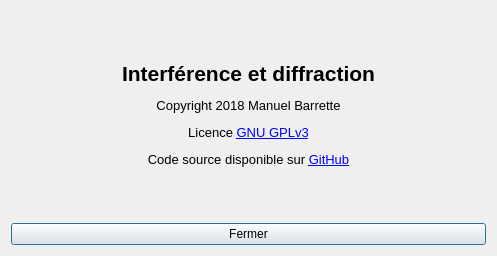
<?xml version="1.0" encoding="UTF-8"?>
<ui version="4.0">
 <class>Dialog</class>
 <widget class="QDialog" name="Dialog">
  <property name="windowModality">
   <enum>Qt::ApplicationModal</enum>
  </property>
  <property name="geometry">
   <rect>
    <x>0</x>
    <y>0</y>
    <width>497</width>
    <height>256</height>
   </rect>
  </property>
  <property name="sizePolicy">
   <sizepolicy hsizetype="Fixed" vsizetype="Fixed">
    <horstretch>0</horstretch>
    <verstretch>0</verstretch>
   </sizepolicy>
  </property>
  <property name="windowTitle">
   <string>À propos</string>
  </property>
  <layout class="QVBoxLayout" name="verticalLayout">
   <item>
    <widget class="QLabel" name="label">
     <property name="text">
      <string>&lt;!DOCTYPE HTML PUBLIC &quot;-//W3C//DTD HTML 4.0//EN&quot; &quot;http://www.w3.org/TR/REC-html40/strict.dtd&quot;&gt;
&lt;html&gt;&lt;head&gt;&lt;meta name=&quot;qrichtext&quot; content=&quot;1&quot; /&gt;&lt;style type=&quot;text/css&quot;&gt;
p, li { white-space: pre-wrap; }
&lt;/style&gt;&lt;/head&gt;&lt;body style=&quot; font-family:'Cantarell'; font-size:10pt; font-weight:400; font-style:normal;&quot;&gt;
&lt;p align=&quot;center&quot; style=&quot; margin-top:12px; margin-bottom:12px; margin-left:0px; margin-right:0px; -qt-block-indent:0; text-indent:0px;&quot;&gt;&lt;span style=&quot; font-size:16pt; font-weight:600;&quot;&gt;Interférence et diffraction&lt;/span&gt;&lt;/p&gt;
&lt;p align=&quot;center&quot; style=&quot; margin-top:12px; margin-bottom:12px; margin-left:0px; margin-right:0px; -qt-block-indent:0; text-indent:0px;&quot;&gt;Copyright 2018 Manuel Barrette&lt;/p&gt;
&lt;p align=&quot;center&quot; style=&quot; margin-top:12px; margin-bottom:12px; margin-left:0px; margin-right:0px; -qt-block-indent:0; text-indent:0px;&quot;&gt;Licence &lt;a href=&quot;https://www.gnu.org/licenses/gpl-3.0.en.html&quot;&gt;&lt;span style=&quot; text-decoration: underline; color:#0000ff;&quot;&gt;GNU GPLv3&lt;/span&gt;&lt;/a&gt;&lt;/p&gt;
&lt;p align=&quot;center&quot; style=&quot; margin-top:12px; margin-bottom:12px; margin-left:0px; margin-right:0px; -qt-block-indent:0; text-indent:0px;&quot;&gt;Code source disponible sur &lt;a href=&quot;https://github.com/Pattedetable/interference-diffraction&quot;&gt;&lt;span style=&quot; text-decoration: underline; color:#0000ff;&quot;&gt;GitHub&lt;/span&gt;&lt;/a&gt;&lt;/p&gt;&lt;/body&gt;&lt;/html&gt;</string>
     </property>
     <property name="openExternalLinks">
      <bool>true</bool>
     </property>
     <property name="textInteractionFlags">
      <set>Qt::LinksAccessibleByMouse</set>
     </property>
    </widget>
   </item>
   <item>
    <widget class="QPushButton" name="pushButton">
     <property name="text">
      <string>Fermer</string>
     </property>
    </widget>
   </item>
  </layout>
 </widget>
 <resources/>
 <connections/>
</ui>
